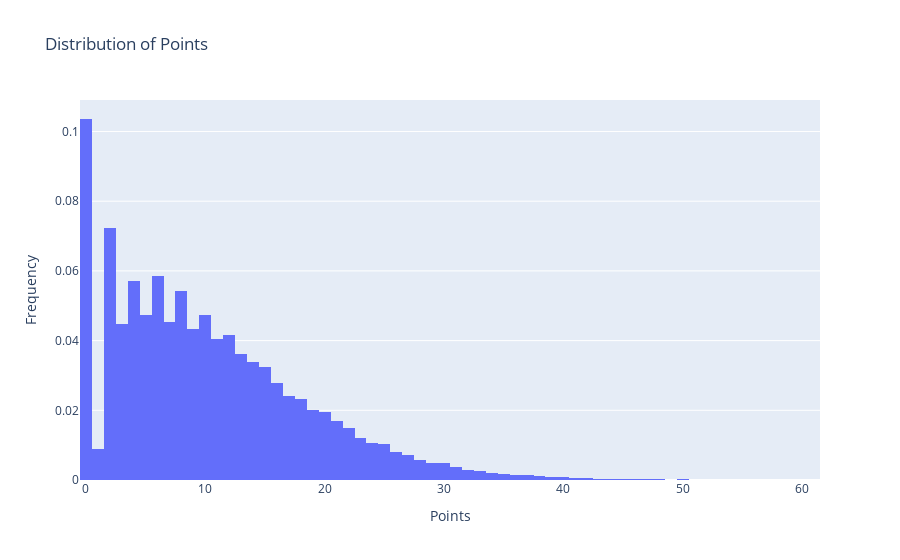

The notebook cell this image was saved under:
### Code cell
fig = go.Figure(data=[go.Histogram(x=nba_df_played['PTS'], histnorm='probability')],
               layout=go.Layout(title='Distribution of Points',
                                xaxis_title_text ='Points',
                                yaxis_title_text = 'Frequency'
                               ))

fig.show()

### Figure 1 — Plotly figure (JSON) as saved in the notebook; plotly's stock layout.template omitted (floating-point values rounded to 4 significant figures; data arrays with more than 128 entries replaced by an {"elided": "..."} marker saying what was removed)
{"data": [{"histnorm": "probability", "type": "histogram", "x": {"elided": "57287 int values"}}], "layout": {"title": {"text": "Distribution of Points"}, "xaxis": {"title": {"text": "Points"}}, "yaxis": {"title": {"text": "Frequency"}}}}
